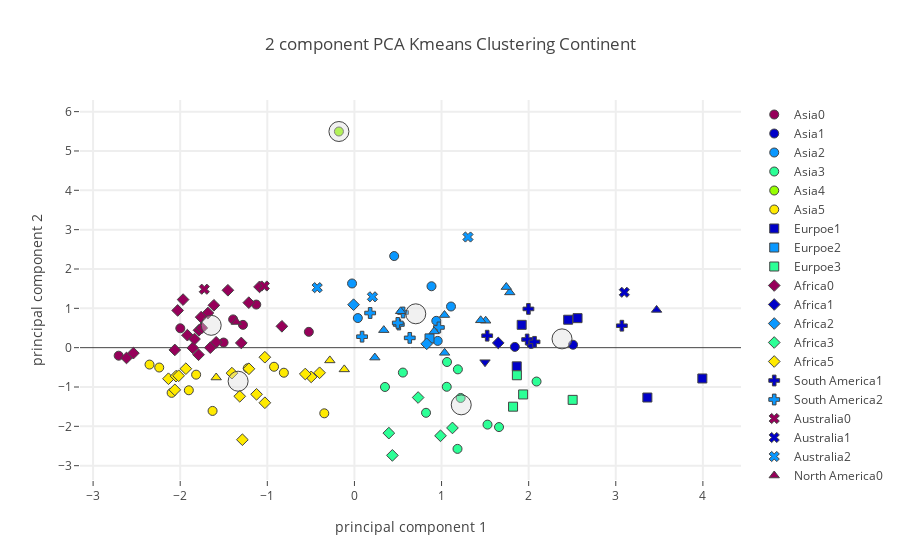

This figure's notebook cell:
### Code cell
plot_plotly(protein_group_merged_stunting_ow_master_df,"Continent",continent_centers_health,6,"Health + Foods",'')

### Figure 1 — Plotly figure (JSON) as saved in the notebook; plotly's stock layout.template omitted (floating-point values rounded to 4 significant figures)
{"data": [{"marker": {"color": "rgb(150,0,90)", "line": {"width": 1}, "size": 9, "symbol": 0}, "mode": "markers", "name": "Asia0", "text": ["Cambodia", "Democratic People's Republic of Korea", "Myanmar", "Philippines", "Sri Lanka", "Timor-Leste", "Viet Nam"], "type": "scatter", "uid": "65a14b90-1b15-486c-8528-6e395cb3c455", "x": [-1.999, -1.502, -1.127, -1.392, -1.28, -2.706, -0.5235], "y": [0.4925, 0.1303, 1.096, 0.719, 0.5799, -0.2039, 0.4022]}, {"marker": {"color": "rgb(0,0,200)", "line": {"width": 1}, "size": 9, "symbol": 0}, "mode": "markers", "name": "Asia1", "text": ["Kazakhstan", "Kuwait", "Mongolia"], "type": "scatter", "uid": "7a624c22-54f2-432a-a4bf-bda67261f69f", "x": [2.51, 2.029, 1.842], "y": [0.07444, 0.09389, 0.01944]}, {"marker": {"color": "rgb(10,152,255)", "line": {"width": 1}, "size": 9, "symbol": 0}, "mode": "markers", "name": "Asia2", "text": ["Brunei Darussalam", "China", "Japan", "Malaysia", "Oman", "Republic of Korea", "Thailand"], "type": "scatter", "uid": "388abfb2-6671-4f4a-a3f5-8bb2a25497a8", "x": [1.109, 0.9558, 0.4562, -0.02738, 0.9397, 0.8848, 0.03895], "y": [1.046, 0.172, 2.329, 1.632, 0.6818, 1.561, 0.7529]}, {"marker": {"color": "rgb(44,255,150)", "line": {"width": 1}, "size": 9, "symbol": 0}, "mode": "markers", "name": "Asia3", "text": ["Armenia", "Azerbaijan", "Georgia", "Iran (Islamic Republic of)", "Jordan", "Kyrgyzstan", "Lebanon", "Saudi Arabia", "Turkey", "Turkmenistan", "Uzbekistan"], "type": "scatter", "uid": "46bf503d-b3cf-4ef7-8f7d-f39c00441ab5", "x": [2.091, 1.183, 1.66, 0.3506, 0.5563, 1.06, 1.187, 1.063, 1.528, 1.219, 0.8219], "y": [-0.8608, -2.573, -2.018, -0.9991, -0.633, -0.9944, -0.5512, -0.3642, -1.956, -1.279, -1.656]}, {"marker": {"color": "rgb(151,255,0)", "line": {"width": 1}, "size": 9, "symbol": 0}, "mode": "markers", "name": "Asia4", "text": ["Maldives"], "type": "scatter", "uid": "59da09d5-7a0c-403f-a0e5-0fa1a7a1b87a", "x": [-0.1782], "y": [5.495]}, {"marker": {"color": "rgb(255,234,0)", "line": {"width": 1}, "size": 9, "symbol": 0}, "mode": "markers", "name": "Asia5", "text": ["Afghanistan", "Bangladesh", "India", "Indonesia", "Iraq", "Lao People's Democratic Republic", "Nepal", "Pakistan", "Tajikistan", "Yemen"], "type": "scatter", "uid": "d390fe96-4894-48f7-a525-279d418928e1", "x": [-1.629, -2.241, -1.817, -1.224, -0.3461, -2.352, -1.901, -0.81, -0.9231, -2.099], "y": [-1.608, -0.5048, -0.6863, -0.5226, -1.669, -0.4297, -1.083, -0.637, -0.4854, -1.149]}, {"marker": {"color": "rgb(150,0,90)", "line": {"width": 1}, "size": 9, "symbol": 1}, "mode": "markers", "name": "Eurpoe0", "text": [], "type": "scatter", "uid": "dd436e1d-7729-49c0-a8b3-cff372fb11ed", "x": [], "y": []}, {"marker": {"color": "rgb(0,0,200)", "line": {"width": 1}, "size": 9, "symbol": 1}, "mode": "markers", "name": "Eurpoe1", "text": ["Albania", "Belarus", "Czechia", "Germany", "Montenegro", "Serbia"], "type": "scatter", "uid": "4c225286-8349-4ec2-8856-f5f78c0ec9c7", "x": [3.363, 2.454, 1.92, 2.561, 3.994, 1.863], "y": [-1.267, 0.7105, 0.5804, 0.7503, -0.783, -0.4745]}, {"marker": {"color": "rgb(10,152,255)", "line": {"width": 1}, "size": 9, "symbol": 1}, "mode": "markers", "name": "Eurpoe2", "text": ["Republic of Moldova"], "type": "scatter", "uid": "6461d16d-bea3-4bad-ab1a-58f9e62d6d3a", "x": [0.8618], "y": [0.2355]}, {"marker": {"color": "rgb(44,255,150)", "line": {"width": 1}, "size": 9, "symbol": 1}, "mode": "markers", "name": "Eurpoe3", "text": ["Bosnia and Herzegovina", "Bulgaria", "Romania", "Ukraine"], "type": "scatter", "uid": "b290a567-2f19-4b52-a268-a0ff4cff4d4c", "x": [1.821, 1.865, 1.937, 2.505], "y": [-1.5, -0.7013, -1.189, -1.327]}, {"marker": {"color": "rgb(151,255,0)", "line": {"width": 1}, "size": 9, "symbol": 1}, "mode": "markers", "name": "Eurpoe4", "text": [], "type": "scatter", "uid": "655c2321-e598-49f1-b7d8-8d0c59f06f7f", "x": [], "y": []}, {"marker": {"color": "rgb(255,234,0)", "line": {"width": 1}, "size": 9, "symbol": 1}, "mode": "markers", "name": "Eurpoe5", "text": [], "type": "scatter", "uid": "8baad6f9-c0a7-418d-8a26-79cd4a3266bb", "x": [], "y": []}, {"marker": {"color": "rgb(150,0,90)", "line": {"width": 1}, "size": 9, "symbol": 2}, "mode": "markers", "name": "Africa0", "text": ["Angola", "Benin", "Cameroon", "Central African Republic", "Congo", "Côte d'Ivoire", "Ghana", "Guinea", "Guinea-Bissau", "Liberia", "Madagascar", "Mozambique", "Namibia", "Nigeria", "Rwanda", "Sao Tome and Principe", "Senegal", "Sierra Leone", "Togo", "Uganda", "United Republic of Tanzania"], "type": "scatter", "uid": "5074a16d-bd6d-4123-a62c-9fa727cb626f", "x": [-1.682, -1.785, -1.587, -1.967, -1.09, -1.76, -1.453, -1.79, -1.655, -1.918, -2.616, -2.062, -0.8327, -2.538, -2.029, -1.213, -1.299, -1.752, -1.856, -1.613, -1.836], "y": [0.8798, 0.4422, 0.1363, 1.222, 1.545, 0.7755, 1.459, -0.1801, -0.0003974, 0.3176, -0.2618, -0.05744, 0.5429, -0.1392, 0.9464, 1.144, 0.1201, 0.5024, -0.006796, 1.077, 0.2185]}, {"marker": {"color": "rgb(0,0,200)", "line": {"width": 1}, "size": 9, "symbol": 2}, "mode": "markers", "name": "Africa1", "text": ["Sudan"], "type": "scatter", "uid": "b702f4b0-40be-4224-81c3-f694c141e61f", "x": [1.651], "y": [0.1204]}, {"marker": {"color": "rgb(10,152,255)", "line": {"width": 1}, "size": 9, "symbol": 2}, "mode": "markers", "name": "Africa2", "text": ["Gabon", "Mauritius"], "type": "scatter", "uid": "ccf58c50-c145-49ce-a599-1947108424b3", "x": [-0.00999, 0.8297], "y": [1.093, 0.09742]}, {"marker": {"color": "rgb(44,255,150)", "line": {"width": 1}, "size": 9, "symbol": 2}, "mode": "markers", "name": "Africa3", "text": ["Algeria", "Egypt", "Morocco", "South Africa", "Tunisia"], "type": "scatter", "uid": "25b8554f-8307-4d3d-b501-72c4e5ac716a", "x": [0.988, 0.4355, 0.395, 0.7311, 1.125], "y": [-2.24, -2.738, -2.172, -1.267, -2.041]}, {"marker": {"color": "rgb(151,255,0)", "line": {"width": 1}, "size": 9, "symbol": 2}, "mode": "markers", "name": "Africa4", "text": [], "type": "scatter", "uid": "eb79785f-8356-495e-b751-1ac5c3413d8f", "x": [], "y": []}, {"marker": {"color": "rgb(255,234,0)", "line": {"width": 1}, "size": 9, "symbol": 2}, "mode": "markers", "name": "Africa5", "text": ["Botswana", "Burkina Faso", "Chad", "Djibouti", "Ethiopia", "Gambia", "Kenya", "Lesotho", "Malawi", "Mali", "Mauritania", "Niger", "Eswatini", "Zambia", "Zimbabwe"], "type": "scatter", "uid": "0d15c904-6d7c-4a7a-bbd3-9140e24e831f", "x": [-0.3999, -1.317, -2.135, -1.124, -2.062, -1.406, -1.028, -1.286, -2.048, -1.028, -0.4965, -2.018, -0.5644, -1.935, -1.211], "y": [-0.6384, -1.236, -0.7897, -1.186, -1.072, -0.6479, -0.2425, -2.34, -0.724, -1.401, -0.7427, -0.7139, -0.67, -0.5347, -0.5367]}, {"marker": {"color": "rgb(150,0,90)", "line": {"width": 1}, "size": 9, "symbol": 3}, "mode": "markers", "name": "South America0", "text": [], "type": "scatter", "uid": "d9bd1123-bdaf-4de2-8112-62f0fd3db6dd", "x": [], "y": []}, {"marker": {"color": "rgb(0,0,200)", "line": {"width": 1}, "size": 9, "symbol": 3}, "mode": "markers", "name": "South America1", "text": ["Argentina", "Brazil", "Chile", "Paraguay", "Uruguay"], "type": "scatter", "uid": "2a89432b-8313-40a6-aa9c-c61ae13a495a", "x": [3.07, 1.997, 1.982, 1.524, 2.067], "y": [0.5579, 0.9849, 0.2082, 0.3043, 0.1477]}, {"marker": {"color": "rgb(10,152,255)", "line": {"width": 1}, "size": 9, "symbol": 3}, "mode": "markers", "name": "South America2", "text": ["Bolivia (Plurinational State of)", "Colombia", "Ecuador", "Guyana", "Peru", "Suriname", "Venezuela (Bolivarian Republic of)"], "type": "scatter", "uid": "9259981b-55f8-4b2f-b76b-36c840cdfea2", "x": [0.6352, 0.5584, 0.5094, 0.4978, 0.08766, 0.1804, 0.9693], "y": [0.2486, 0.8943, 0.5888, 0.6285, 0.2794, 0.8808, 0.5141]}, {"marker": {"color": "rgb(44,255,150)", "line": {"width": 1}, "size": 9, "symbol": 3}, "mode": "markers", "name": "South America3", "text": [], "type": "scatter", "uid": "de147465-001b-4f7a-9462-a7f6d0cab057", "x": [], "y": []}, {"marker": {"color": "rgb(151,255,0)", "line": {"width": 1}, "size": 9, "symbol": 3}, "mode": "markers", "name": "South America4", "text": [], "type": "scatter", "uid": "98a8e0d9-6d3a-46c6-8bb7-194238617c05", "x": [], "y": []}, {"marker": {"color": "rgb(255,234,0)", "line": {"width": 1}, "size": 9, "symbol": 3}, "mode": "markers", "name": "South America5", "text": [], "type": "scatter", "uid": "a2dcdd88-0c4a-4a97-bb93-382c28ad64fa", "x": [], "y": []}, {"marker": {"color": "rgb(150,0,90)", "line": {"width": 1}, "size": 9, "symbol": 4}, "mode": "markers", "name": "Australia0", "text": ["Solomon Islands", "Vanuatu"], "type": "scatter", "uid": "a90b1753-431d-4818-84d5-d0b118cfbbb4", "x": [-1.724, -1.035], "y": [1.486, 1.568]}, {"marker": {"color": "rgb(0,0,200)", "line": {"width": 1}, "size": 9, "symbol": 4}, "mode": "markers", "name": "Australia1", "text": ["Australia"], "type": "scatter", "uid": "47ef0b6e-196e-4cbb-8f43-4a9caad7f30b", "x": [3.098], "y": [1.409]}, {"marker": {"color": "rgb(10,152,255)", "line": {"width": 1}, "size": 9, "symbol": 4}, "mode": "markers", "name": "Australia2", "text": ["Fiji", "Kiribati", "Samoa"], "type": "scatter", "uid": "e9103ad9-d9f1-4218-b3c3-1dbe097afff9", "x": [0.2066, -0.4276, 1.303], "y": [1.293, 1.526, 2.813]}, {"marker": {"color": "rgb(44,255,150)", "line": {"width": 1}, "size": 9, "symbol": 4}, "mode": "markers", "name": "Australia3", "text": [], "type": "scatter", "uid": "dcdeea1d-cc93-4372-a522-f05e412961f0", "x": [], "y": []}, {"marker": {"color": "rgb(151,255,0)", "line": {"width": 1}, "size": 9, "symbol": 4}, "mode": "markers", "name": "Australia4", "text": [], "type": "scatter", "uid": "6dea6531-42c0-4ea5-92c1-20d56324837d", "x": [], "y": []}, {"marker": {"color": "rgb(255,234,0)", "line": {"width": 1}, "size": 9, "symbol": 4}, "mode": "markers", "name": "Australia5", "text": [], "type": "scatter", "uid": "c4e0d9df-ab04-4d5a-9c36-d20690c78302", "x": [], "y": []}, {"marker": {"color": "rgb(150,0,90)", "line": {"width": 1}, "size": 9, "symbol": 5}, "mode": "markers", "name": "North America0", "text": ["Haiti"], "type": "scatter", "uid": "f823377c-0680-40b0-a5ae-9ed99486aaee", "x": [-1.355], "y": [0.6523]}, {"marker": {"color": "rgb(0,0,200)", "line": {"width": 1}, "size": 9, "symbol": 5}, "mode": "markers", "name": "North America1", "text": ["United States of America"], "type": "scatter", "uid": "912c654d-90d7-4e5d-8553-e9ea88e7e981", "x": [3.469], "y": [0.9598]}, {"marker": {"color": "rgb(10,152,255)", "line": {"width": 1}, "size": 9, "symbol": 5}, "mode": "markers", "name": "North America2", "text": ["Barbados", "Belize", "Costa Rica", "Dominican Republic", "El Salvador", "Jamaica", "Mexico", "Panama", "Saint Lucia", "Trinidad and Tobago"], "type": "scatter", "uid": "3f40825c-d70a-401c-b291-6df814e264e9", "x": [1.783, 0.3369, 1.507, 0.5301, 0.2343, 1.034, 1.035, 0.9149, 1.743, 1.449], "y": [1.404, 0.4458, 0.685, 0.9246, -0.2521, 0.8288, -0.1313, 0.4126, 1.541, 0.6957]}, {"marker": {"color": "rgb(44,255,150)", "line": {"width": 1}, "size": 9, "symbol": 5}, "mode": "markers", "name": "North America3", "text": [], "type": "scatter", "uid": "b2e9ba9c-a07f-434a-a87d-749227fadee8", "x": [], "y": []}, {"marker": {"color": "rgb(151,255,0)", "line": {"width": 1}, "size": 9, "symbol": 5}, "mode": "markers", "name": "North America4", "text": [], "type": "scatter", "uid": "7b9b17a7-8e08-4d58-829b-4a96ce97fe7f", "x": [], "y": []}, {"marker": {"color": "rgb(255,234,0)", "line": {"width": 1}, "size": 9, "symbol": 5}, "mode": "markers", "name": "North America5", "text": ["Guatemala", "Honduras", "Nicaragua"], "type": "scatter", "uid": "f6d8d9f2-c9b4-44dc-9acc-eec28d2f789c", "x": [-1.587, -0.2824, -0.1164], "y": [-0.7588, -0.3243, -0.5526]}, {"marker": {"color": "rgb(150,0,90)", "line": {"width": 1}, "size": 9, "symbol": 6}, "mode": "markers", "name": "Europe0", "text": [], "type": "scatter", "uid": "c53ca529-a84c-4277-93a3-d4100aca0331", "x": [], "y": []}, {"marker": {"color": "rgb(0,0,200)", "line": {"width": 1}, "size": 9, "symbol": 6}, "mode": "markers", "name": "Europe1", "text": ["Republic of North Macedonia"], "type": "scatter", "uid": "0443cdd6-766b-4f8f-ac01-ffea5a575cde", "x": [1.499], "y": [-0.3689]}, {"marker": {"color": "rgb(10,152,255)", "line": {"width": 1}, "size": 9, "symbol": 6}, "mode": "markers", "name": "Europe2", "text": [], "type": "scatter", "uid": "ad4e2c73-a9d4-4f51-a435-da269f85643f", "x": [], "y": []}, {"marker": {"color": "rgb(44,255,150)", "line": {"width": 1}, "size": 9, "symbol": 6}, "mode": "markers", "name": "Europe3", "text": [], "type": "scatter", "uid": "8625b5e4-dbf7-4ccb-b963-09ea4ebdc9a2", "x": [], "y": []}, {"marker": {"color": "rgb(151,255,0)", "line": {"width": 1}, "size": 9, "symbol": 6}, "mode": "markers", "name": "Europe4", "text": [], "type": "scatter", "uid": "860b7e09-5d82-460a-99e6-afd2d58b8092", "x": [], "y": []}, {"marker": {"color": "rgb(255,234,0)", "line": {"width": 1}, "size": 9, "symbol": 6}, "mode": "markers", "name": "Europe5", "text": [], "type": "scatter", "uid": "601ff8cd-f717-405b-aeab-c14bdeb2b567", "x": [], "y": []}, {"marker": {"color": "rgba(220, 220, 220, .4)", "line": {"width": 1}, "size": 20}, "mode": "markers", "name": "Center", "type": "scatter", "uid": "05f32a4f-5b28-423f-b83d-307051e4a879", "x": [-1.644, 2.383, 0.7042, 1.226, -0.1782, -1.335], "y": [0.5679, 0.2237, 0.8607, -1.453, 5.495, -0.8531]}], "layout": {"hovermode": "closest", "showlegend": true, "title": {"text": "2 component PCA Kmeans Clustering Continent"}, "xaxis": {"gridwidth": 2, "ticklen": 5, "title": {"text": "principal component 1"}, "zeroline": false}, "yaxis": {"gridwidth": 2, "ticklen": 5, "title": {"text": "principal component 2"}}}}
